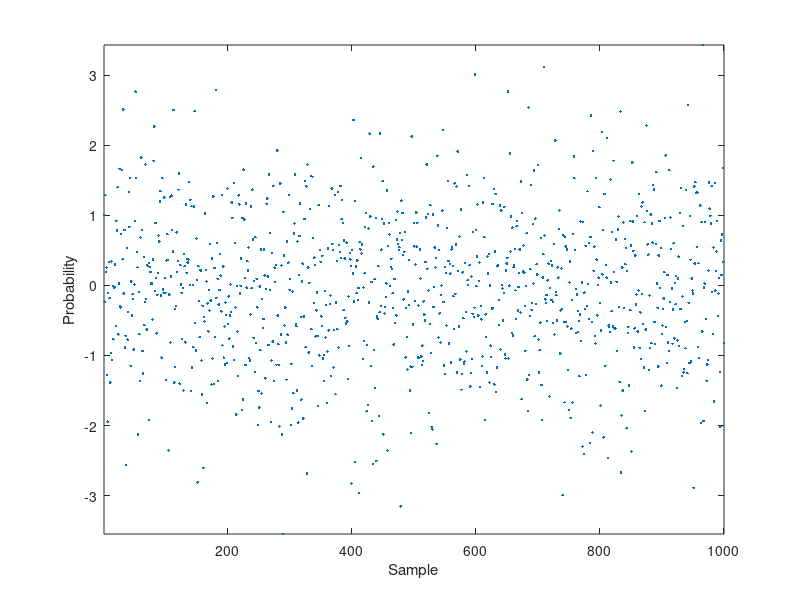

This chart was generated by the following MATLAB code: (Note: this script raises an error after producing the figure.)
clear all
close all
clc

x = randn(1000,1);
plot(x,'.','DisplayName','Samples of Random Variable'); % Plots only data points with a dot
xlabel('Sample');
ylabel('Probability');
axis tight;

pd = makedist('Normal',0,1); % Normal distribution with mean = 0 and std = 1
hold on;
line([0 1000],[0 0],'DisplayName','Theoretical Mean', 'Color', 'r', 'LineWidth', 2);
legend('show');
grid on
grid minor

theo_mean = mean(pd);
disp(['Theoretical mean is ' num2str(theo_mean)]);
samp_mean = mean(x);
disp(['Sample mean is ' num2str(samp_mean)]);
mean_err = (theo_mean - samp_mean);
disp(['Mean error is ' num2str(mean_err)]);

theo_std = std(pd);
disp(['Theoretical std is ' num2str(theo_std)]);
samp_std = std(x);
disp(['Sample std is ' num2str(samp_std)]);
std_err = (theo_std - samp_std);
disp(['Std error is ' num2str(std_err)]);